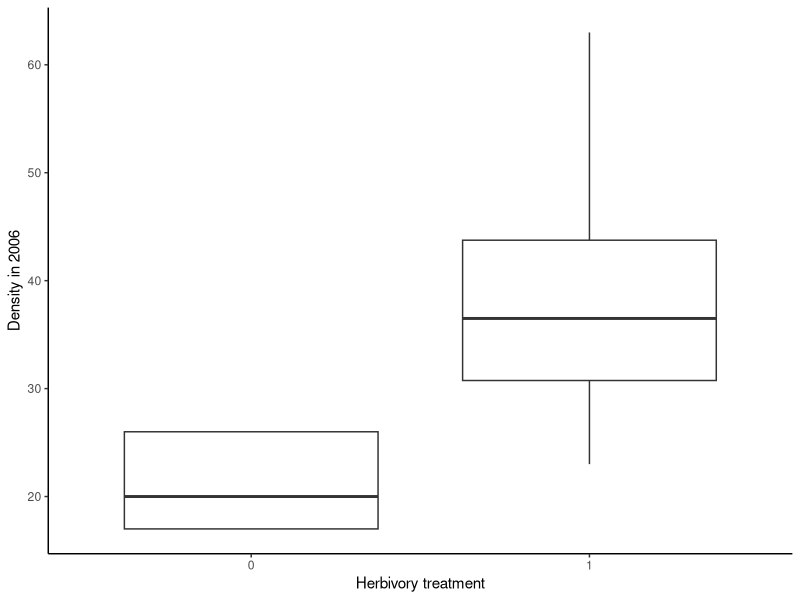
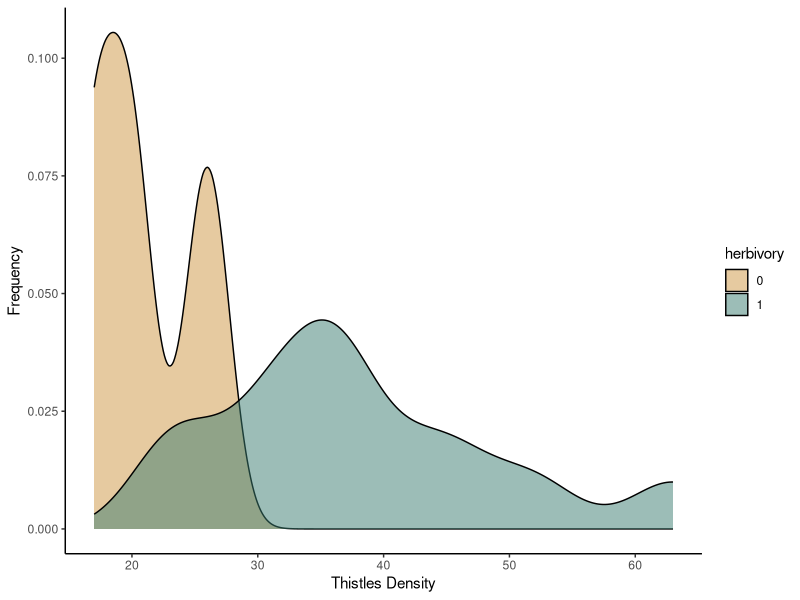

Here is the R script that generated these plots, in order:
## ---- chunk 1
knitr::opts_chunk$set(echo = TRUE)
## ---- chunk 2
civu <- read.csv("civu.csv")
head(civu)
civu$herbivory <- as.factor(civu$herbivory)
## ---- chunk 3
civu$herbivory <- as.factor(civu$herbivory)
## ---- chunk 4
library(ggplot2)
## ---- chunk 5
ggplot(data = civu, aes(x = herbivory, y = density_2006)) +
  geom_boxplot() +
  labs(x = "Herbivory treatment", y = "Density in 2006") +
  theme_classic()
## ---- chunk 6
ggplot(data=civu, aes(x=density_2006,fill=herbivory))+
  geom_density(aes(y=after_stat(density)),alpha=0.5)+
  scale_fill_manual(values=c("#ce9642","#3b7c70"))+
  labs(x="Thistles Density",y="Frequency")+
  theme_classic()
## ---- chunk 7
civu_ttest <- t.test(density_2006 ~ herbivory, data = civu, var.equal = TRUE)
## ---- chunk 8
civu_ttest
## ---- chunk 9
civu_null <- lm(density_2006 ~ 1, civu)
civu_alt <- lm(density_2006 ~ herbivory, civu)
## ---- chunk 10
AIC(civu_null, civu_alt)
